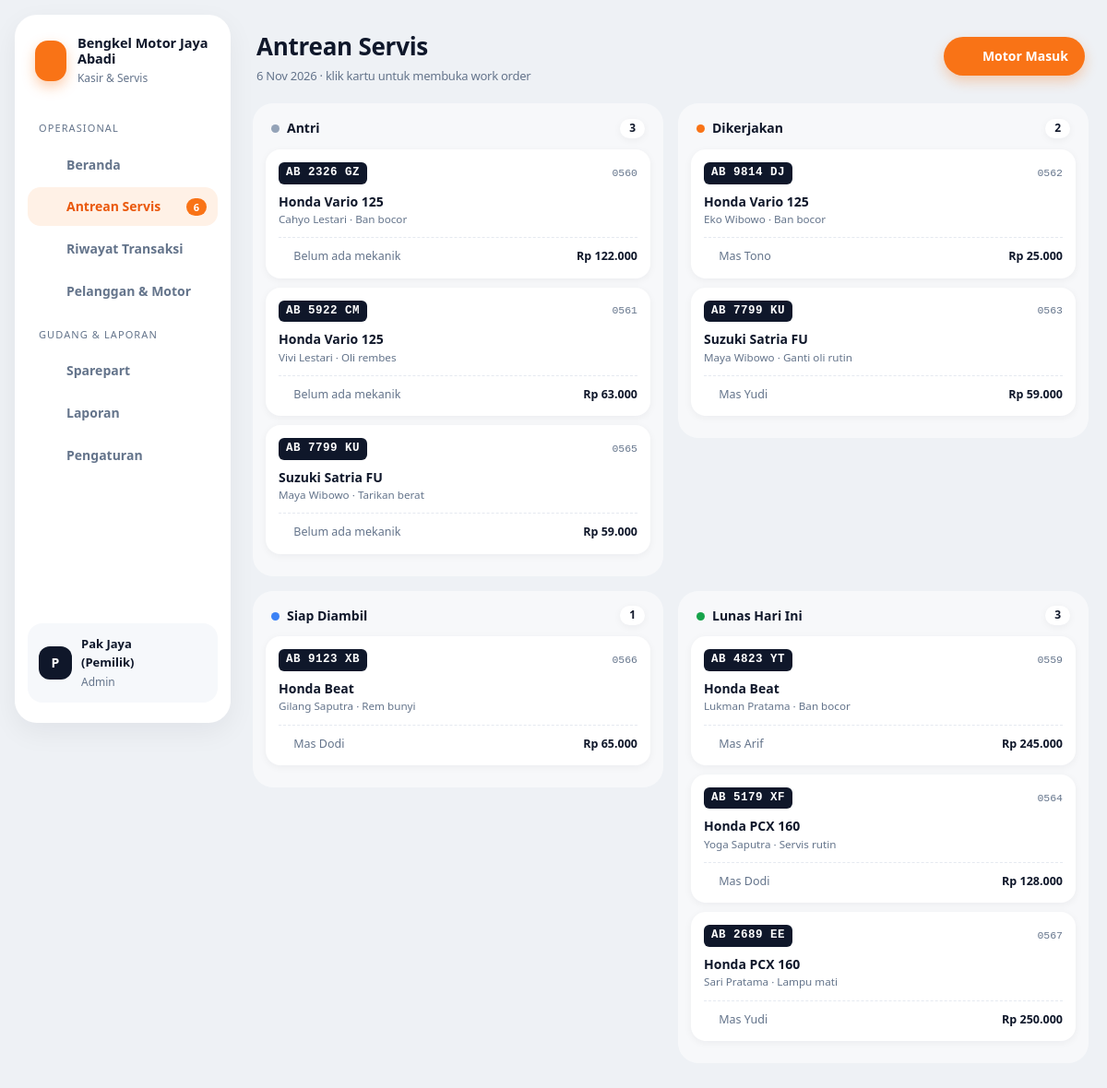
/index.php?page=antrean (signed in), run on the app's committed database.
### tables this page shows
CREATE TABLE pengaturan (
  id INT PRIMARY KEY,
  nama_bengkel VARCHAR(100) NOT NULL,
  alamat VARCHAR(255),
  telepon VARCHAR(30),
  interval_servis_hari SMALLINT NOT NULL DEFAULT 60,
  interval_servis_km INT NOT NULL DEFAULT 2000
);

CREATE TABLE work_order (
  id INT AUTO_INCREMENT PRIMARY KEY,
  kode VARCHAR(20) NOT NULL UNIQUE,
  kendaraan_id INT NOT NULL,
  mekanik_id INT NULL,
  km INT NOT NULL DEFAULT 0,
  keluhan VARCHAR(255),
  status ENUM('antri','dikerjakan','selesai','lunas','batal') NOT NULL DEFAULT 'antri',
  total_jasa INT NOT NULL DEFAULT 0,
  total_part INT NOT NULL DEFAULT 0,
  diskon INT NOT NULL DEFAULT 0,
  total INT NOT NULL DEFAULT 0,
  bayar INT NOT NULL DEFAULT 0,
  metode ENUM('Tunai','Transfer','QRIS') NULL,
  user_id INT NULL,
  masuk_at DATETIME NOT NULL DEFAULT CURRENT_TIMESTAMP,
  selesai_at DATETIME NULL,
  lunas_at DATETIME NULL,
  INDEX (status), INDEX (lunas_at),
  FOREIGN KEY (kendaraan_id) REFERENCES kendaraan(id),
  FOREIGN KEY (mekanik_id) REFERENCES mekanik(id) ON DELETE SET NULL,
  FOREIGN KEY (user_id) REFERENCES users(id) ON DELETE SET NULL
);

CREATE TABLE kendaraan (
  id INT AUTO_INCREMENT PRIMARY KEY,
  pelanggan_id INT NOT NULL,
  plat VARCHAR(15) NOT NULL UNIQUE,
  merk VARCHAR(30) NOT NULL,
  tipe VARCHAR(50) NOT NULL,
  tahun SMALLINT,
  km_terakhir INT NOT NULL DEFAULT 0,
  FOREIGN KEY (pelanggan_id) REFERENCES pelanggan(id)
);

CREATE TABLE pelanggan (
  id INT AUTO_INCREMENT PRIMARY KEY,
  nama VARCHAR(100) NOT NULL,
  telepon VARCHAR(20) NOT NULL UNIQUE,
  created_at TIMESTAMP DEFAULT CURRENT_TIMESTAMP
);

CREATE TABLE mekanik (
  id INT AUTO_INCREMENT PRIMARY KEY,
  nama VARCHAR(100) NOT NULL,
  telepon VARCHAR(20),
  aktif TINYINT(1) NOT NULL DEFAULT 1
);

### index.php (called while the page is built, shortened)
<?php
require __DIR__ . '/includes/bootstrap.php';
$routes = [
    'login'         => 'pages/login.php',
    'logout'        => 'pages/logout.php',
    'dashboard'     => 'pages/dashboard.php',
    'antrean'       => 'pages/servis/antrean.php',
    'servis.baru'   => 'pages/servis/baru.php',
    'servis.detail' => 'pages/servis/detail.php',
    'servis.aksi'   => 'pages/servis/aksi.php',
    'servis.nota'   => 'pages/servis/nota.php',
    'transaksi'     => 'pages/servis/transaksi.php',
    'kendaraan'     => 'pages/kendaraan.php',
    'sparepart'     => 'pages/master/sparepart.php',
    'master'        => 'pages/master/index.php',
    'laporan'       => 'pages/laporan.php',
];
$page = $_GET['page'] ?? 'dashboard';
require __DIR__ . '/' . $routes[$page];

### pages/servis/antrean.php (the view, shortened to what this page needs)
<?php
$rows = q("SELECT w.*, k.plat, k.merk, k.tipe, p.nama pelanggan, m.nama mekanik FROM work_order w JOIN kendaraan k ON k.id = w.kendaraan_id
           JOIN pelanggan p ON p.id = k.pelanggan_id LEFT JOIN mekanik m ON m.id = w.mekanik_id
           WHERE w.status IN ('antri','dikerjakan','selesai') OR (w.status = 'lunas' AND DATE(w.lunas_at) = CURDATE())
           ORDER BY w.masuk_at")->fetchAll();
$lanes = ['antri' => ['Antri', '#94a3b8'], 'dikerjakan' => ['Dikerjakan', '#f97316'], 'selesai' => ['Siap Diambil', '#3b82f6'], 'lunas' => ['Lunas Hari Ini', '#16a34a']];
$by = array_fill_keys(array_keys($lanes), []);
foreach ($rows as $r) $by[$r['status']][] = $r;
$title = 'Antrean Servis';
$sub = tgl(date('Y-m-d')) . ' · klik kartu untuk membuka work order';
$actions = '<a class="btn btn-primary" href="' . url('servis.baru') . '">' . icon('plus', 16) . ' Motor Masuk</a>';
require __DIR__ . '/../../includes/header.php';
?>
<div class="board">
    <?php foreach ($lanes as $st => [$label, $color]): ?>
        <div class="lane">
            <div class="lane-head"><div><i style="background:<?= $color ?>"></i><?= $label ?></div><span><?= count($by[$st]) ?></span></div>
            <?php foreach ($by[$st] as $w): ?>
                <a class="job" href="<?= url('servis.detail', ['id' => $w['id']]) ?>">
                    <div class="top"><span class="plat"><?= e($w['plat']) ?></span><span class="kode"><?= e(substr($w['kode'], -4)) ?></span></div>
                    <strong><?= e($w['merk'] . ' ' . $w['tipe']) ?></strong>
                    <small><?= e($w['pelanggan']) ?> · <?= e($w['keluhan']) ?></small>
                    <div class="foot"><span class="muted"><?= icon('wrench', 13) ?> <?= e($w['mekanik'] ?? 'Belum ada mekanik') ?></span><b><?= $w['total'] ? rupiah($w['total']) : date('H.i', strtotime($w['masuk_at'])) ?></b></div>
                </a>
            <?php endforeach; ?>
        </div>
    <?php endforeach; ?>
</div>
<?php require __DIR__ . '/../../includes/footer.php'; ?>

### includes/bootstrap.php (shortened to what this page needs)
<?php
function db(): PDO
{
    static $pdo = null;
    if ($pdo === null) {
        $c = require __DIR__ . '/../config/database.php';
        $dsn = "mysql:host={$c['host']};port={$c['port']};dbname={$c['database']};charset=utf8mb4";
        try {
            $pdo = new PDO($dsn, $c['username'], $c['password'], [
                PDO::ATTR_ERRMODE => PDO::ERRMODE_EXCEPTION,
                PDO::ATTR_DEFAULT_FETCH_MODE => PDO::FETCH_ASSOC,
            ]);
        } catch (PDOException $e) {
            die('<h3>Koneksi database gagal.</h3><p>Cek config/database.php dan pastikan database <b>'
                . htmlspecialchars($c['database']) . '</b> sudah di-import.</p>');
        }
    }
    return $pdo;
}
function q(string $sql, array $params = []): PDOStatement
{
    $st = db()->prepare($sql);
    $st->execute($params);
    return $st;
}
function e($v): string
{
    return htmlspecialchars((string) $v, ENT_QUOTES, 'UTF-8');
}
function rupiah($n): string
{
    return 'Rp ' . number_format((int) $n, 0, ',', '.');
}
function tgl($date): string
{
    $bulan = ['', 'Jan', 'Feb', 'Mar', 'Apr', 'Mei', 'Jun', 'Jul', 'Agu', 'Sep', 'Okt', 'Nov', 'Des'];
    $t = strtotime($date);
    return date('j', $t) . ' ' . $bulan[(int) date('n', $t)] . ' ' . date('Y', $t);
}
function url(string $page = 'dashboard', array $params = []): string
{
    return 'index.php?' . http_build_query(['page' => $page] + $params);
}
function user(): ?array
{
    return $_SESSION['user'] ?? null;
}
function setting(): array
{
    static $s = null;
    return $s ??= q('SELECT * FROM pengaturan WHERE id = 1')->fetch() ?: [];
}
function icon(string $name, int $size = 18): string
{
    $p = $paths[$name] ?? '';
    return '<svg class="ic" width="' . $size . '" height="' . $size . '" viewBox="0 0 24 24" fill="none" stroke="currentColor" stroke-width="2" stroke-linecap="round" stroke-linejoin="round">' . $p . '</svg>';
}

### includes/header.php (shortened to what this page needs)
<?php
$aktif = (int) q("SELECT COUNT(*) FROM work_order WHERE status IN ('antri','dikerjakan','selesai')")->fetchColumn();
$menu = [
    'Operasional' => [['dashboard', 'Beranda', 'home', 0], ['antrean', 'Antrean Servis', 'wrench', $aktif], ['transaksi', 'Riwayat Transaksi', 'receipt', 0], ['kendaraan', 'Pelanggan & Motor', 'bike', 0]],
    'Gudang & Laporan' => [['sparepart', 'Sparepart', 'box', 0], ['laporan', 'Laporan', 'chart', 0]],
];
if (user()['role'] === 'admin') $menu['Gudang & Laporan'][] = ['master', 'Pengaturan', 'settings', 0];
$current = explode('.', $_GET['page'] ?? 'dashboard')[0];
?>
<!DOCTYPE html>
<html lang="id">
<head>
    <title><?= e($title ?? 'Beranda') ?> · <?= e(setting()['nama_bengkel']) ?></title>
    <link rel="stylesheet" href="assets/css/style.css">
</head>
<body>
<div class="layout">
    <aside class="sidebar" id="sidebar">
        <div class="brand"><span class="brand-mark"><?= icon('wrench', 22) ?></span><div><strong><?= e(setting()['nama_bengkel']) ?></strong><small>Kasir & Servis</small></div></div>
        <nav>
            <?php foreach ($menu as $sec => $links): ?>
                <div class="sec"><?= $sec ?></div>
                <?php foreach ($links as [$key, $label, $ic, $n]): ?>
                    <a href="<?= url($key) ?>" class="<?= $current === $key ? 'active' : '' ?>"><?= icon($ic) ?> <?= $label ?><?php if ($n): ?><span class="count"><?= $n ?></span><?php endif; ?></a>
                <?php endforeach; ?>
            <?php endforeach; ?>
        </nav>
        <div class="grow"></div>
        <div class="me"><span class="avatar"><?= e(strtoupper(substr(user()['nama'], 0, 1))) ?></span><div class="grow"><strong><?= e(user()['nama']) ?></strong><small><?= e(ucfirst(user()['role'])) ?></small></div>
            <a class="icon-btn" href="<?= url('logout') ?>" title="Keluar"><?= icon('logout', 16) ?></a></div>
    </aside>
    <main class="main">
        <header class="topbar">
            <h1><?= e($title ?? 'Beranda') ?><?php if (!empty($sub)): ?><span class="sub"><?= $sub ?></span><?php endif; ?></h1>
            <div class="topbar-actions"><?= $actions ?? '' ?></div>
        </header>

### includes/footer.php (shortened to what this page needs)
    </main>
</div>
</body>
</html>

### data on the page
pengaturan: nama_bengkel "Bengkel Motor Jaya Abadi"
work_order: kendaraan.plat "AB 2326 GZ", kode "0560", kendaraan.tipe "Honda Vario 125", pelanggan.nama "Cahyo Lestari", keluhan "Ban bocor", $size 13 (drawn), mekanik "Belum ada mekanik", total "Rp 122.000"
work_order: kendaraan.plat "AB 5922 CM", kode "0561", kendaraan.tipe "Honda Vario 125", pelanggan.nama "Vivi Lestari", keluhan "Oli rembes", $size 13 (drawn), mekanik "Belum ada mekanik", total "Rp 63.000"
work_order: kendaraan.plat "AB 7799 KU", kode "0565", kendaraan.tipe "Suzuki Satria FU", pelanggan.nama "Maya Wibowo", keluhan "Tarikan berat", $size 13 (drawn), mekanik "Belum ada mekanik", total "Rp 59.000"
work_order: kendaraan.plat "AB 9814 DJ", kode "0562", kendaraan.tipe "Honda Vario 125", pelanggan.nama "Eko Wibowo", keluhan "Ban bocor", $size 13 (drawn), mekanik.nama "Mas Tono", total "Rp 25.000"
work_order: kendaraan.plat "AB 7799 KU", kode "0563", kendaraan.tipe "Suzuki Satria FU", pelanggan.nama "Maya Wibowo", keluhan "Ganti oli rutin", $size 13 (drawn), mekanik.nama "Mas Yudi", total "Rp 59.000"
work_order: kendaraan.plat "AB 9123 XB", kode "0566", kendaraan.tipe "Honda Beat", pelanggan.nama "Gilang Saputra", keluhan "Rem bunyi", $size 13 (drawn), mekanik.nama "Mas Dodi", total "Rp 65.000"
work_order: kendaraan.plat "AB 4823 YT", kode "0559", kendaraan.tipe "Honda Beat", pelanggan.nama "Lukman Pratama", keluhan "Ban bocor", $size 13 (drawn), mekanik.nama "Mas Arif", total "Rp 245.000"
work_order: kendaraan.plat "AB 5179 XF", kode "0564", kendaraan.tipe "Honda PCX 160", pelanggan.nama "Yoga Saputra", keluhan "Servis rutin", $size 13 (drawn), mekanik.nama "Mas Dodi", total "Rp 128.000"
work_order: kendaraan.plat "AB 2689 EE", kode "0567", kendaraan.tipe "Honda PCX 160", pelanggan.nama "Sari Pratama", keluhan "Lampu mati", $size 13 (drawn), mekanik.nama "Mas Yudi", total "Rp 250.000"

### other printed values
$sec "OPERASIONAL"
$label "Beranda"
$label "Antrean Servis"
$n "6"
$label "Riwayat Transaksi"
$label "Pelanggan & Motor"
$sec "GUDANG & LAPORAN"
$label "Sparepart"
$label "Laporan"
$label "Pengaturan"
substr(user()['nama'], 0, 1) "P"
user()['nama'] "Pak Jaya (Pemilik)"
user()['role'] "Admin"
$title "Antrean Servis"
$sub "6 Nov 2026 · klik kartu untuk membuka work order"
